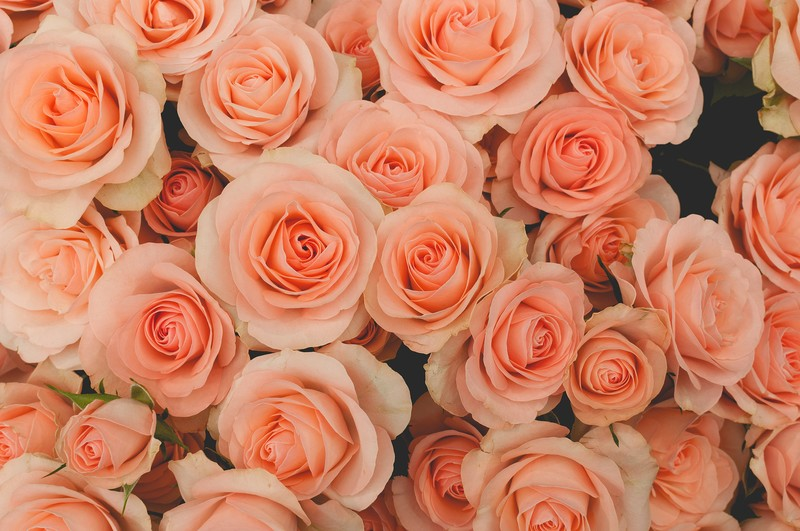
//> input picture data_file/problem_program/problem_4/image/orangerose.jpg, 800 x 531 px
$ ./main   (built with g++ and OpenCV 4)
//> lines starting //> are read from the running program, lines starting //| are printed output that depends on the picture
//
//  main.cpp
//  pixelAccess
//
//  Created by x17070xx on 2018/04/17.
//  Copyright © 2018年 AIT. All rights reserved.
//

#include <iostream>
#include <opencv2/opencv.hpp>

#include <stdlib.h>
#include <math.h>

//画像ファイル（小さめが良い）
#define FILE_NAME "/Applications/MAMP/htdocs/aitpictures_20/data_file/problem_program/problem_4/image/orangerose.jpg"
#define WINDOW_NAME_INPUT "input"
#define WINDOW_NAME_OUTPUT "output"
#define SAVE_FILE_NAME1 "result.jpg"

int main(int argc, const char * argv[]) {

    //画像の入力
    cv::Mat src_img = cv::imread(FILE_NAME);
//> src_img is the input picture: 531 rows x 800 cols, CV_8UC3; mean B, G, R 99, 128.7, 203.7
    if(src_img.empty()) { //入力失敗の場合
        return(-1);
    }

    //出力画像のメモリ確保
    cv::Mat dst_img = cv::Mat(src_img.size(), CV_8UC3);

   double mx,my;

    mx=src_img.cols/2; //中心座標を求める
//> mx = 400
    my=src_img.rows/2; //中心座標を求める
//> my = 265

    cv::Vec3b s;
    for (int y=0; y<src_img.rows; y++) {
        for (int x=0; x<src_img.cols; x++) {
            s = src_img.at<cv::Vec3b>(y, x);
            cv::Vec3i s1; //int型の3要素配列s1

            double x1,y1;
            x1=fabs(mx-x)*0.5;
            y1=fabs(my-y)*0.5;

            s1[0]=s[0]-x1-y1; //x,yの値が大きい程，s1[0]の値も大きくなる
            s1[1]=s[1]-x1-y1; //x,yの値が大きい程，s1[1]の値も大きくなる
            s1[2]=s[2]-x1-y1; //x,yの値が大きい程，s1[2]の値も大きくなる
            s=s1; //int型をunsignedchar型に丸める
            dst_img.at<cv::Vec3b>(y, x) = s;

        }
    }
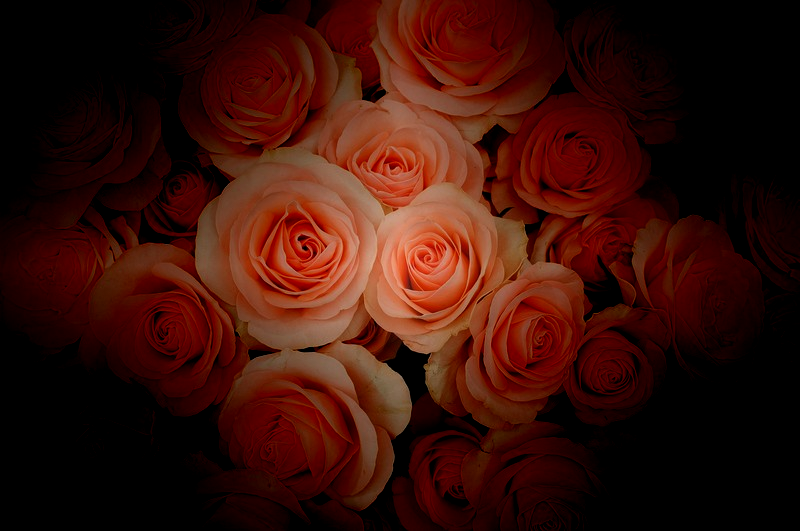
//> dst_img: 531 rows x 800 cols, CV_8UC3; mean B, G, R 9.2, 16.8, 56.8

    cv::imshow(WINDOW_NAME_INPUT, src_img); //画像の表示
    cv::imshow(WINDOW_NAME_OUTPUT, dst_img); //画像の表示
    cv::imwrite(SAVE_FILE_NAME1, dst_img);

    cv::waitKey(); //キー入力待ち（止める）
    return 0;
}

$ run again, with data_file/problem_program/problem_4/image/cosmos.jpg copied over data_file/problem_program/problem_4/image/orangerose.jpg
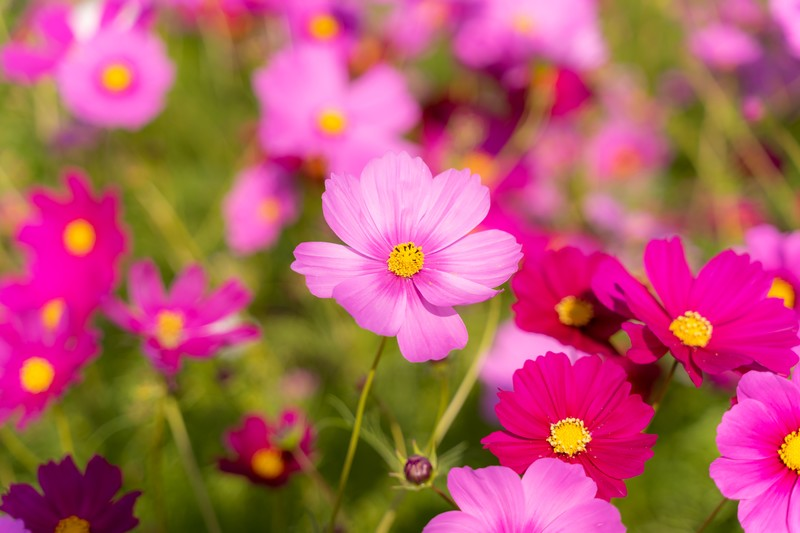
//> input picture data_file/problem_program/problem_4/image/cosmos.jpg, 800 x 533 px
//> src_img is the input picture: 533 rows x 800 cols, CV_8UC3; mean B, G, R 103.8, 89.9, 177.3
//> after the loop `for (int y=0; y<src_img.rows; y++)`:
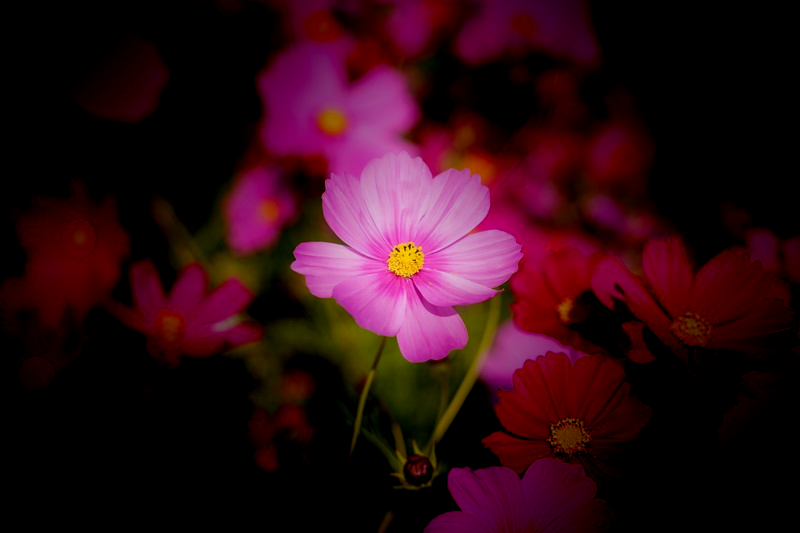
//> dst_img: 533 rows x 800 cols, CV_8UC3; mean B, G, R 21.1, 11.9, 46.1
